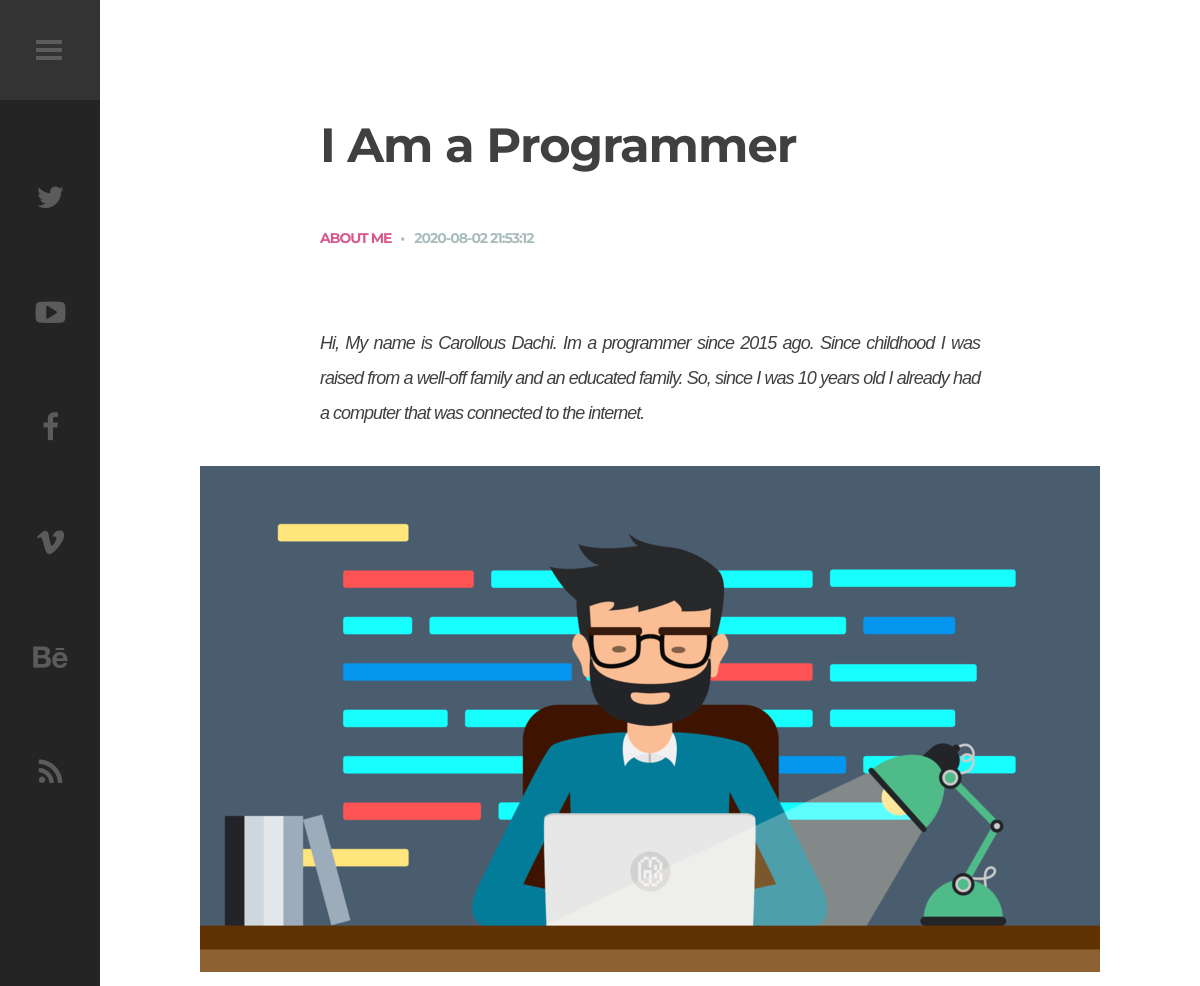
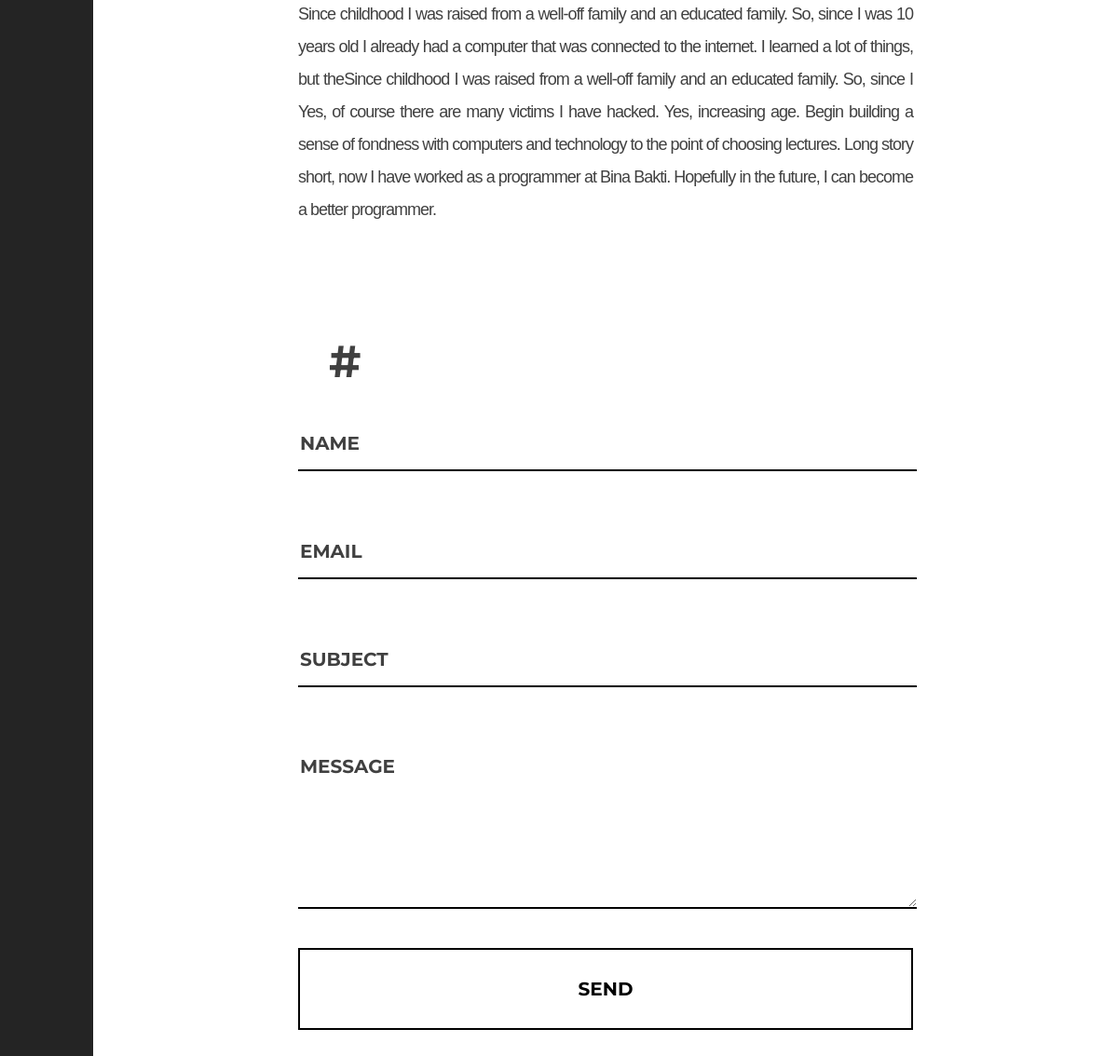
Screenshot of /post/i-am-a-programmer.html with the database file from the repository (2 pictures, top to bottom).
### tables this page shows
CREATE TABLE `create` (
  `id` int(11) NOT NULL,
  `name` varchar(30) NOT NULL,
  `slug` varchar(150) NOT NULL,
  `kategori` varchar(30) NOT NULL,
  `quotes` text NOT NULL,
  `description` text NOT NULL,
  `isi` text NOT NULL,
  `creator` varchar(30) NOT NULL,
  `date` datetime NOT NULL DEFAULT CURRENT_TIMESTAMP ON UPDATE CURRENT_TIMESTAMP,
  `status` int(11) NOT NULL
);

### index.php (called while the page is built, shortened)
<?php
require_once BASEPATH.'core/CodeIgniter.php';

### application/models/create_sql.php (called while the page is built, shortened)
<?php
class Create_sql extends MY_model
{
    public function __construct()
    {
        $this->tabel = "create";
    }
    function get_post_by_slug($slug)
    {
        $this->db->where('slug', $slug);
        $query = $this->db->get($this->tabel);
        return $query->row();
    }
}

### application/views/content.php (the view, shortened to what this page needs)
<div id="content" class="site-content center-relative">
    <div class="single-post-wrapper content-1070 center-relative">
        <article class="center-relative">
            <h1 class="entry-title">
                <?= ($x->name) ?>
            </h1>
            <div class="post-info content-660 center-relative">
                <div class="cat-links">
                    <ul>
                        <li><a href="#"><?= ($x->kategori) ?></a></li>
                    </ul>
                </div>
                <div class="entry-date published"><?= ($x->date) ?></div>
            </div>
            <div class="entry-content">
                <div class="content-wrap content-660 center-relative">
                    <p><i><?= ($x->description) ?></i></p>
                    <br>
                </div>
                <div class="post-full-width">
                    <div class="image-slider-wrapper">
                        <div class="caroufredsel_wrapper">
                            <ul id="slider1" class="image-slider slides center-text">
                                <li><img src="../asset/homepage/example/1.png" alt=""></li>
                            </ul>
                        </div>
                    </div>
                </div>
                <div class="content-wrap content-660 center-relative ">
                    <?= ($x->isi) ?>
                </div>
                <div class="content-wrap content-660 center-relative ">
                    <h1 class="entry-title">#</h1>
                    <div class="contact-form">
                        <p><input id="name" type="text" name="your-name" placeholder="Name"></p>
                        <p><input id="contact-email" type="email" name="your-email" placeholder="Email"></p>
                        <p><input id="subject" type="text" name="your-subject" placeholder="Subject"></p>
                        <p><textarea id="message" name="your-message" placeholder="Message"></textarea></p>
                        <p><input type="submit" onclick="SendMail()" value="SEND"></p>
                    </div>
                </div>
            </div>
        </article>
    </div>
</div>

### asset/homepage/css/clear.css (style rules this page uses)
html, body, div, span, object, iframe, h1, h2, h3, h4, h5, h6, p, blockquote, pre, abbr, address, cite, code, del, dfn, em, img, ins, kbd, q, samp, small, strong, sub, sup, var, b, i, ol, ul, li, fieldset, form, label, legend, table, caption, tbody, tfoot, thead, tr, th, td, article, aside, canvas, details, figcaption, figure, footer, header, hgroup, menu, nav, section, summary, time, mark, audio, video { margin:0; padding:0; border:0; outline: none; font-size:100%; vertical-align:baseline; background:transparent; }
body { line-height:1; }
article,aside,details,figcaption,figure, footer,header,hgroup,menu,nav,section { display:block; }
nav ul,ul,ol { list-style:none; }
a { margin:0; padding:0; font-size:100%; outline: none; vertical-align:baseline; background:transparent; }
input, select { vertical-align:middle; }

### asset/homepage/css/common.css (style rules this page uses)
.center-relative { margin-left: auto; margin-right: auto; }
.center-text { text-align: center !important; }
h1,h2,h3,h4,h5,h6 { padding: 20px 0; }
h1 { font-size: 38px; line-height: 38px; }

### asset/homepage/css/carouFredSel.css (style rules this page uses)
.caroufredsel_wrapper { z-index: 1 !important; margin-top: 0 !important; margin-left: 0 !important; }

### asset/homepage/css/style.css (style rules this page uses)
html { overflow: hidden; }
body { font-family: 'Libre Baskerville',sans-serif, Arial;; font-size: 18px; line-height: 35px; font-weight: 400; letter-spacing: -1px; color: #404040; background-color: #fff; }
body a { text-decoration: none; color: #404040; transition: color .2s linear, background-color .2s linear, border-color .2s linear; }
input, textarea, select { -webkit-appearance: none; }
.content-660 { max-width: 660px; }
.content-1070 { max-width: 1070px; }
.content-660 img, .content-1070 img, .content-900 img { max-width: 100%; max-height: 100%; width: auto; height: auto; }
.site-content { width: calc(100% - 100px); margin-left: 100px; padding-bottom: 100px; position: relative; -webkit-transition: margin 0.3s ease; -moz-transition: margin 0.3s ease; -ms-transition: margin 0.3s ease; -o-transition: margin 0.3s ease; transition: margin 0.3s ease; }
.cat-links { font-family: 'Montserrat', sans-serif, Arial; display: inline-block; font-size: 16px; text-transform: uppercase; font-weight: 700; }
.cat-links ul li { display: inline-block; margin-right: 5px; }
.cat-links ul li a { color: #D8588C; font-size: 14px; }
.cat-links ul li:after { content: ","; }
.cat-links ul li:last-child:after { display: none; }
.published { font-family: 'Montserrat', sans-serif, Arial; display: inline-block; font-size: 14px; text-transform: uppercase; font-weight: 700; color: #aabdbd; }
.published:before { content: "\2022"; font-size: 14px; display: inline-block; margin-right: 10px; }
.single-post article { margin: 0 auto; text-align: justify; }
.single-post h1.entry-title { font-family: 'Montserrat', sans-serif, Arial; margin-bottom: 30px; -ms-word-wrap: break-word; word-wrap: break-word; font-size: 48px; line-height: 50px; padding-top: 120px; text-align: left; width: 660px; max-width: 90%; margin-left: auto; margin-right: auto; }
.post-info { font-family: 'Montserrat', sans-serif, Arial; padding-bottom: 70px; }
.contact-form { max-width: 100%; margin: 0 auto; }
.contact-form input[type=text], .contact-form input[type=email], .contact-form textarea { border: 0; border-bottom: 2px solid; padding-top: 13px; padding-bottom: 13px; margin: 30px 0; height: 28px; font-size: 16px; font-family: 'Montserrat', sans-serif, Arial; width: 100%; line-height: 25px; }
.contact-form input[name="your-name"] { margin-top: 0; padding-top: 0; }
.contact-form textarea { height: 150px; }
.contact-form input[type=submit] { display: inline-block; border: 2px solid; text-align: center; padding: 30px 0px; cursor: pointer; margin-bottom: 25px; vertical-align: middle; text-decoration: none; background: transparent; font-family: 'Montserrat', sans-serif, Arial; font-weight: 700; width: 100%; font-size: 20px; transition: color .2s linear, background-color .2s linear, border-color .2s linear; }
@media screen and (max-width: 1650px) { .content-1070 { width: 1070px; max-width: 90%; } }

### rows the page displays
create: name "I Am a Programmer", kategori "ABOUT ME", date "2020-08-02 21:53:12", description "Hi, My name is Carollous Dachi. Im a programmer since 2015 ago. Since childhood I was raised from a well-off family and an educated family. So, since I was 10 years old I already had a computer that was connected to the internet.", isi "Since childhood I was raised from a well-off family and an educated family. So, since I was 10 years old I already had a computer that was connected to the internet. I learned a lot of things, but theSince childhood I was raised from a well-off family and an educated family. So, since I Yes, of course there are many victims I have hacked. Yes, increasing age. Begin building a sense of fondness with computers and technology to the point of choosing lectures. Long story short, now I have worked as a programmer at Bina Bakti. Hopefully in the future, I can become a better programmer."
